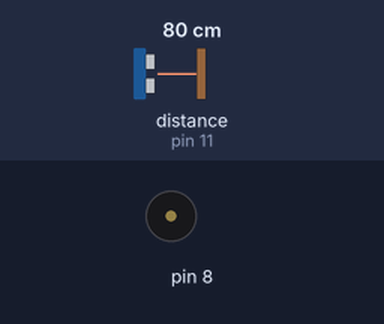
This sketch was run on a simulated Arduino Uno, built with avr-gcc and run on an emulated ATmega328P. Parts: buzzer (waves = sounding). Wiring (inferred from the names in the program): ultrasonic range finder: trigger pin 12; echo pin 11. The inputs (shaded band) are chosen by the test bench; at power-on: distance to the obstacle (sensor on pin 11) 80 cm. The echo pulse lasts 58.3 µs per cm.

Above: at 1.7 s.
1.8 s: distance to the obstacle (sensor on pin 11) set to 48 cm
3.3 s: distance to the obstacle (sensor on pin 11) set to 41 cm
At 3.44 s:
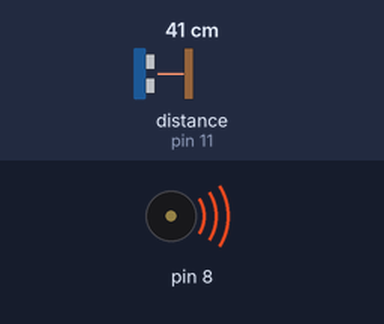
6.3 s: distance to the obstacle (sensor on pin 11) set to 2 cm
At 6.33 s:
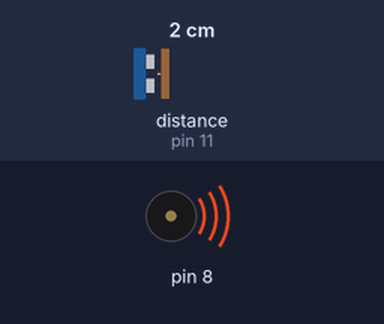
7.9 s: distance to the obstacle (sensor on pin 11) set to 4 cm
Timing chart, 0 to 58.4 s (numbered marks = the images above; inputs shaded):
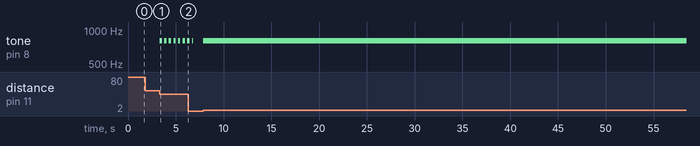

The sketch:

Car_beeper.ino
```cpp
#define trig 12
#define echo 11
#define firewall 8
#define maxdistance 100

int lasts[firewall];

int ultra(){
  digitalWrite(trig, LOW);
  delayMicroseconds(2);
  // Sets the trigPin HIGH (ACTIVE) for 10 microseconds
  digitalWrite(trig, HIGH);
  delayMicroseconds(10);
  digitalWrite(trig, LOW);
  // Reads the echoPin, returns the sound wave travel time in microseconds
  int dist = pulseIn(echo, HIGH, 30*maxdistance);
  return (int)((double)(dist)*0.01715);
}

int aver(){
  int s = 0;
  for(int i = 0; i < firewall; i++){
    s += lasts[i];
  }
  s = s/firewall;
  return s;
}

void setup(){
  Serial.begin(115200);
  pinMode(echo, INPUT);
  pinMode(trig, OUTPUT);
  pinMode(8, OUTPUT);
  delay(500);
}

void loop(){
  int a = ultra();
  if(abs(aver()-a) < 20 && a != 0){
    if(a < 50){
      tone(8, 800);
      delay(map(a, 0, 50, 0, 300));
      noTone(8);
      delay(map(a, 0, 50, 0, 300));
    }
  }
  for(int i = 0; i < firewall; i++){
    lasts[i] = lasts[i+1];
  }
  lasts[firewall-1] = a;
}
```

Measured:
- the behaviour switches between 44 and 43 cm on distance to the obstacle (sensor on pin 11) (found by bisection; images 0 and 1)
- after the input at 1.8 s, every drawn part: stays the same
- after the input at 3.3 s, tone on pin 8: alternates 800 Hz for 0.24 s and silent for 0.24 s, starting at once
